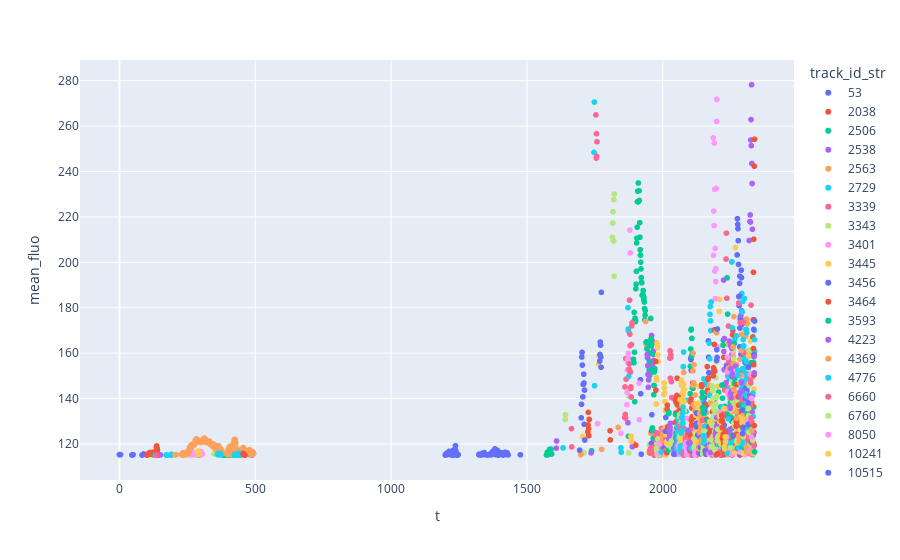

Source (notebook cell):
### Code cell
fluo_thresh = 115

bright_tracks = tracks_df.loc[tracks_df["mean_fluo"] > fluo_thresh, "track_id"]

ti, tc = np.unique(bright_tracks, return_counts=True)
candidate_tracks = ti[tc>0]

tracks_df["track_id_str"] = tracks_df["track_id"].astype(str)

# fig = px.scatter(tracks_df.loc[np.isin(tracks_df["track_id"], candidate_tracks)], x="t", y="mean_fluo", color="track_id_str")
fig = px.scatter(tracks_df.loc[tracks_df["mean_fluo"]>fluo_thresh], x="t", y="mean_fluo", color="track_id_str")
fig.show()
